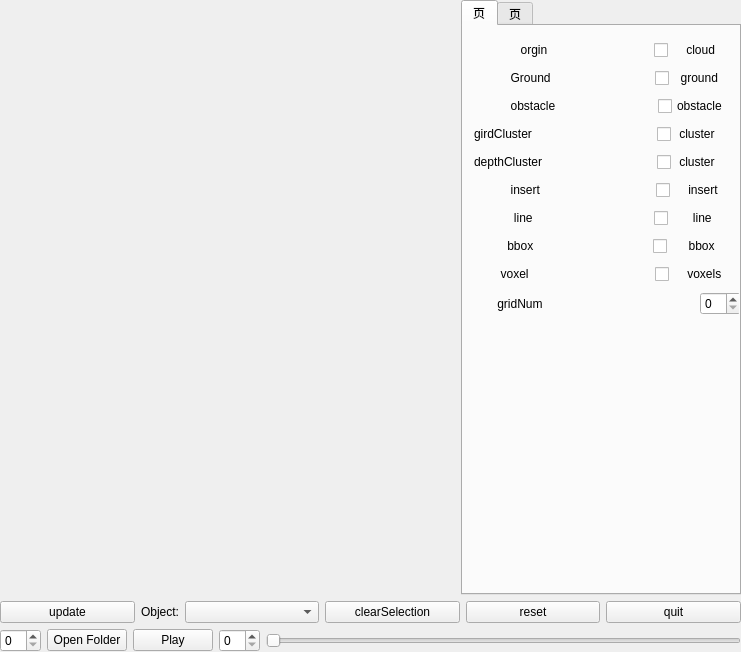
<?xml version="1.0" encoding="UTF-8"?>
<ui version="4.0">
 <class>MainWindow</class>
 <widget class="QMainWindow" name="MainWindow">
  <property name="geometry">
   <rect>
    <x>0</x>
    <y>0</y>
    <width>741</width>
    <height>652</height>
   </rect>
  </property>
  <property name="windowTitle">
   <string>MainWindow</string>
  </property>
  <widget class="QWidget" name="centralWidget">
   <layout class="QVBoxLayout" name="verticalLayout_2">
    <property name="spacing">
     <number>0</number>
    </property>
    <property name="leftMargin">
     <number>0</number>
    </property>
    <property name="topMargin">
     <number>0</number>
    </property>
    <property name="rightMargin">
     <number>0</number>
    </property>
    <property name="bottomMargin">
     <number>0</number>
    </property>
    <item>
     <layout class="QVBoxLayout" name="verticalLayout">
      <item>
       <layout class="QHBoxLayout" name="horizontalLayout_4">
        <property name="spacing">
         <number>0</number>
        </property>
        <item>
         <widget class="Viewer" name="CloudViewer" native="true">
          <property name="enabled">
           <bool>true</bool>
          </property>
          <property name="sizePolicy">
           <sizepolicy hsizetype="Preferred" vsizetype="Expanding">
            <horstretch>0</horstretch>
            <verstretch>0</verstretch>
           </sizepolicy>
          </property>
          <property name="mouseTracking">
           <bool>false</bool>
          </property>
         </widget>
        </item>
        <item>
         <widget class="QTabWidget" name="infoTab">
          <property name="enabled">
           <bool>true</bool>
          </property>
          <property name="sizePolicy">
           <sizepolicy hsizetype="Fixed" vsizetype="Expanding">
            <horstretch>0</horstretch>
            <verstretch>0</verstretch>
           </sizepolicy>
          </property>
          <property name="minimumSize">
           <size>
            <width>280</width>
            <height>0</height>
           </size>
          </property>
          <property name="font">
           <font>
            <pointsize>9</pointsize>
           </font>
          </property>
          <property name="currentIndex">
           <number>0</number>
          </property>
          <widget class="QWidget" name="choose">
           <property name="locale">
            <locale language="English" country="UnitedStates"/>
           </property>
           <attribute name="title">
            <string>页</string>
           </attribute>
           <widget class="QWidget" name="layoutWidget_3">
            <property name="geometry">
             <rect>
              <x>0</x>
              <y>0</y>
              <width>289</width>
              <height>311</height>
             </rect>
            </property>
            <layout class="QVBoxLayout" name="verticalLayout_3">
             <property name="spacing">
              <number>5</number>
             </property>
             <item>
              <layout class="QHBoxLayout" name="horizontalLayout_6">
               <property name="spacing">
                <number>0</number>
               </property>
               <item>
                <widget class="QLabel" name="label_3">
                 <property name="text">
                  <string>              orgin   </string>
                 </property>
                </widget>
               </item>
               <item>
                <spacer name="horizontalSpacer_3">
                 <property name="orientation">
                  <enum>Qt::Horizontal</enum>
                 </property>
                 <property name="sizeType">
                  <enum>QSizePolicy::Expanding</enum>
                 </property>
                 <property name="sizeHint" stdset="0">
                  <size>
                   <width>40</width>
                   <height>20</height>
                  </size>
                 </property>
                </spacer>
               </item>
               <item>
                <widget class="QCheckBox" name="cloudCB">
                 <property name="text">
                  <string>    cloud      </string>
                 </property>
                </widget>
               </item>
              </layout>
             </item>
             <item>
              <layout class="QHBoxLayout" name="horizontalLayout_5">
               <item>
                <widget class="QLabel" name="label">
                 <property name="text">
                  <string>           Ground</string>
                 </property>
                </widget>
               </item>
               <item>
                <spacer name="horizontalSpacer">
                 <property name="orientation">
                  <enum>Qt::Horizontal</enum>
                 </property>
                 <property name="sizeHint" stdset="0">
                  <size>
                   <width>40</width>
                   <height>20</height>
                  </size>
                 </property>
                </spacer>
               </item>
               <item>
                <widget class="QCheckBox" name="groundCB">
                 <property name="text">
                  <string>  ground     </string>
                 </property>
                </widget>
               </item>
              </layout>
             </item>
             <item>
              <layout class="QHBoxLayout" name="horizontalLayout_7">
               <property name="spacing">
                <number>6</number>
               </property>
               <item>
                <widget class="QLabel" name="label_2">
                 <property name="text">
                  <string>           obstacle</string>
                 </property>
                </widget>
               </item>
               <item>
                <spacer name="horizontalSpacer_2">
                 <property name="orientation">
                  <enum>Qt::Horizontal</enum>
                 </property>
                 <property name="sizeHint" stdset="0">
                  <size>
                   <width>40</width>
                   <height>20</height>
                  </size>
                 </property>
                </spacer>
               </item>
               <item>
                <widget class="QCheckBox" name="obstacleCB">
                 <property name="text">
                  <string>obstacle    </string>
                 </property>
                </widget>
               </item>
              </layout>
             </item>
             <item>
              <layout class="QHBoxLayout" name="horizontalLayout_10">
               <item>
                <widget class="QLabel" name="label_8">
                 <property name="text">
                  <string>girdCluster</string>
                 </property>
                </widget>
               </item>
               <item>
                <spacer name="horizontalSpacer_6">
                 <property name="orientation">
                  <enum>Qt::Horizontal</enum>
                 </property>
                 <property name="sizeType">
                  <enum>QSizePolicy::Expanding</enum>
                 </property>
                 <property name="sizeHint" stdset="0">
                  <size>
                   <width>40</width>
                   <height>20</height>
                  </size>
                 </property>
                </spacer>
               </item>
               <item>
                <widget class="QCheckBox" name="clusterCB">
                 <property name="text">
                  <string> cluster      </string>
                 </property>
                </widget>
               </item>
              </layout>
             </item>
             <item>
              <layout class="QHBoxLayout" name="horizontalLayout">
               <item>
                <widget class="QLabel" name="label_10">
                 <property name="text">
                  <string>depthCluster</string>
                 </property>
                </widget>
               </item>
               <item>
                <spacer name="horizontalSpacer_8">
                 <property name="orientation">
                  <enum>Qt::Horizontal</enum>
                 </property>
                 <property name="sizeType">
                  <enum>QSizePolicy::Expanding</enum>
                 </property>
                 <property name="sizeHint" stdset="0">
                  <size>
                   <width>40</width>
                   <height>20</height>
                  </size>
                 </property>
                </spacer>
               </item>
               <item>
                <widget class="QCheckBox" name="depthClusterCB">
                 <property name="text">
                  <string> cluster      </string>
                 </property>
                </widget>
               </item>
              </layout>
             </item>
             <item>
              <layout class="QHBoxLayout" name="horizontalLayout_8">
               <item>
                <widget class="QLabel" name="label_4">
                 <property name="text">
                  <string>           insert    </string>
                 </property>
                </widget>
               </item>
               <item>
                <spacer name="horizontalSpacer_4">
                 <property name="orientation">
                  <enum>Qt::Horizontal</enum>
                 </property>
                 <property name="sizeHint" stdset="0">
                  <size>
                   <width>40</width>
                   <height>20</height>
                  </size>
                 </property>
                </spacer>
               </item>
               <item>
                <widget class="QCheckBox" name="insertCB">
                 <property name="text">
                  <string>    insert     </string>
                 </property>
                </widget>
               </item>
              </layout>
             </item>
             <item>
              <layout class="QHBoxLayout" name="horizontalLayout_9">
               <item>
                <widget class="QLabel" name="label_5">
                 <property name="text">
                  <string>            line      </string>
                 </property>
                </widget>
               </item>
               <item>
                <spacer name="horizontalSpacer_5">
                 <property name="orientation">
                  <enum>Qt::Horizontal</enum>
                 </property>
                 <property name="sizeHint" stdset="0">
                  <size>
                   <width>40</width>
                   <height>20</height>
                  </size>
                 </property>
                </spacer>
               </item>
               <item>
                <widget class="QCheckBox" name="lineCB">
                 <property name="text">
                  <string>      line       </string>
                 </property>
                </widget>
               </item>
              </layout>
             </item>
             <item>
              <layout class="QHBoxLayout" name="horizontalLayout_2">
               <item>
                <widget class="QLabel" name="label_11">
                 <property name="text">
                  <string>          bbox     </string>
                 </property>
                </widget>
               </item>
               <item>
                <spacer name="horizontalSpacer_9">
                 <property name="orientation">
                  <enum>Qt::Horizontal</enum>
                 </property>
                 <property name="sizeHint" stdset="0">
                  <size>
                   <width>40</width>
                   <height>20</height>
                  </size>
                 </property>
                </spacer>
               </item>
               <item>
                <widget class="QCheckBox" name="bboxCB">
                 <property name="text">
                  <string>     bbox      </string>
                 </property>
                </widget>
               </item>
              </layout>
             </item>
             <item>
              <layout class="QHBoxLayout" name="horizontalLayout_14">
               <item>
                <widget class="QLabel" name="label_12">
                 <property name="text">
                  <string>        voxel     </string>
                 </property>
                </widget>
               </item>
               <item>
                <spacer name="horizontalSpacer_10">
                 <property name="orientation">
                  <enum>Qt::Horizontal</enum>
                 </property>
                 <property name="sizeHint" stdset="0">
                  <size>
                   <width>40</width>
                   <height>20</height>
                  </size>
                 </property>
                </spacer>
               </item>
               <item>
                <widget class="QCheckBox" name="voxelCB">
                 <property name="text">
                  <string>    voxels    </string>
                 </property>
                </widget>
               </item>
              </layout>
             </item>
             <item>
              <layout class="QHBoxLayout" name="horizontalLayout_11">
               <item>
                <widget class="QLabel" name="label_9">
                 <property name="text">
                  <string>       gridNum    </string>
                 </property>
                </widget>
               </item>
               <item>
                <spacer name="horizontalSpacer_7">
                 <property name="orientation">
                  <enum>Qt::Horizontal</enum>
                 </property>
                 <property name="sizeHint" stdset="0">
                  <size>
                   <width>40</width>
                   <height>20</height>
                  </size>
                 </property>
                </spacer>
               </item>
               <item>
                <widget class="QSpinBox" name="girdNumSB"/>
               </item>
              </layout>
             </item>
            </layout>
           </widget>
          </widget>
          <widget class="QWidget" name="tab">
           <attribute name="title">
            <string>页</string>
           </attribute>
           <widget class="QWidget" name="layoutWidget_4">
            <property name="geometry">
             <rect>
              <x>0</x>
              <y>0</y>
              <width>281</width>
              <height>961</height>
             </rect>
            </property>
            <layout class="QVBoxLayout" name="verticalLayout_4">
             <property name="spacing">
              <number>0</number>
             </property>
             <property name="sizeConstraint">
              <enum>QLayout::SetMaximumSize</enum>
             </property>
             <item>
              <layout class="QHBoxLayout" name="horizontalLayout_12">
               <property name="sizeConstraint">
                <enum>QLayout::SetMaximumSize</enum>
               </property>
               <item>
                <widget class="QLabel" name="label_6">
                 <property name="text">
                  <string>paramID</string>
                 </property>
                </widget>
               </item>
               <item>
                <widget class="QSpinBox" name="paramSB"/>
               </item>
               <item>
                <widget class="QLabel" name="label_7">
                 <property name="sizePolicy">
                  <sizepolicy hsizetype="Fixed" vsizetype="Preferred">
                   <horstretch>0</horstretch>
                   <verstretch>0</verstretch>
                  </sizepolicy>
                 </property>
                 <property name="text">
                  <string>value</string>
                 </property>
                </widget>
               </item>
               <item>
                <widget class="QDoubleSpinBox" name="paramDSB">
                 <property name="sizePolicy">
                  <sizepolicy hsizetype="Expanding" vsizetype="Fixed">
                   <horstretch>0</horstretch>
                   <verstretch>0</verstretch>
                  </sizepolicy>
                 </property>
                </widget>
               </item>
              </layout>
             </item>
             <item>
              <widget class="QPlainTextEdit" name="paramPTE">
               <property name="plainText">
                <string>groundRemove :                                           ID
line_search_angle(2)                                   0
max_slope(0.35)                                           1
tHmin(-2.15)                                                   2
tHmax(1.0)                                                      3
tHDiff(0.2)                                                       4
hSensor(1.73)                                                 5
r_min_bin(0.05)                                              6
r_max_bin(2)                                                   7
r_min_square(3 * 3)                                      8
r_max_square(120 * 120)                            9
n_bins(120)                                                     10
n_segments(240)                                          11
null                                                                    12
max_dist_to_line(0.15)                               13
visualize                                                           14
max_error_square(0.01)                             15
long_threshold(2.0)                                      16
max_long_height(0.2)                                  17
max_start_height(0.3)                                 18
sensor_height(1.70)                                     19
null                                                                     20
null                                                                     21
min_split_dist(0.1)                                         22
theta_start(65.1277)                                     23
theta_end(2)                                                    24
angle_resolution(0.41)                                 25
applayMedianFilterMinZ(0)                         26

depthCluster:
filter(1)                                                                 27
angle_threshold(10)                                        28
gridImageResize(1)                                          29
</string>
               </property>
              </widget>
             </item>
            </layout>
           </widget>
          </widget>
         </widget>
        </item>
       </layout>
      </item>
      <item>
       <layout class="QHBoxLayout" name="horizontalLayout_13">
        <item>
         <widget class="QPushButton" name="updatePB">
          <property name="text">
           <string>update</string>
          </property>
         </widget>
        </item>
        <item>
         <widget class="QLabel" name="label_13">
          <property name="sizePolicy">
           <sizepolicy hsizetype="Maximum" vsizetype="Preferred">
            <horstretch>0</horstretch>
            <verstretch>0</verstretch>
           </sizepolicy>
          </property>
          <property name="text">
           <string>Object:</string>
          </property>
         </widget>
        </item>
        <item>
         <widget class="QComboBox" name="ObjectSelectCB"/>
        </item>
        <item>
         <widget class="QPushButton" name="clearSelectionPB">
          <property name="text">
           <string>clearSelection</string>
          </property>
         </widget>
        </item>
        <item>
         <widget class="QPushButton" name="resetBT">
          <property name="text">
           <string>reset</string>
          </property>
         </widget>
        </item>
        <item>
         <widget class="QPushButton" name="quit">
          <property name="text">
           <string>quit</string>
          </property>
         </widget>
        </item>
       </layout>
      </item>
      <item>
       <layout class="QHBoxLayout" name="horizontalLayout_3">
        <item>
         <widget class="QSpinBox" name="dataSeqSB"/>
        </item>
        <item>
         <widget class="QPushButton" name="openFolderBT">
          <property name="text">
           <string>Open Folder</string>
          </property>
         </widget>
        </item>
        <item>
         <widget class="QPushButton" name="playBT">
          <property name="text">
           <string>Play</string>
          </property>
         </widget>
        </item>
        <item>
         <widget class="QSpinBox" name="DataIdxSBox"/>
        </item>
        <item>
         <widget class="QSlider" name="DataIdxVSlider">
          <property name="orientation">
           <enum>Qt::Horizontal</enum>
          </property>
         </widget>
        </item>
       </layout>
      </item>
     </layout>
    </item>
   </layout>
   <zorder></zorder>
  </widget>
 </widget>
 <layoutdefault spacing="6" margin="11"/>
 <customwidgets>
  <customwidget>
   <class>Viewer</class>
   <extends>QWidget</extends>
   <header>viewer.h</header>
   <container>1</container>
  </customwidget>
 </customwidgets>
 <resources/>
 <connections>
  <connection>
   <sender>quit</sender>
   <signal>clicked()</signal>
   <receiver>MainWindow</receiver>
   <slot>close()</slot>
   <hints>
    <hint type="sourcelabel">
     <x>1000</x>
     <y>687</y>
    </hint>
    <hint type="destinationlabel">
     <x>1000</x>
     <y>758</y>
    </hint>
   </hints>
  </connection>
  <connection>
   <sender>DataIdxVSlider</sender>
   <signal>valueChanged(int)</signal>
   <receiver>DataIdxSBox</receiver>
   <slot>setValue(int)</slot>
   <hints>
    <hint type="sourcelabel">
     <x>354</x>
     <y>719</y>
    </hint>
    <hint type="destinationlabel">
     <x>281</x>
     <y>720</y>
    </hint>
   </hints>
  </connection>
  <connection>
   <sender>DataIdxSBox</sender>
   <signal>valueChanged(int)</signal>
   <receiver>DataIdxVSlider</receiver>
   <slot>setValue(int)</slot>
   <hints>
    <hint type="sourcelabel">
     <x>271</x>
     <y>710</y>
    </hint>
    <hint type="destinationlabel">
     <x>484</x>
     <y>725</y>
    </hint>
   </hints>
  </connection>
 </connections>
</ui>
